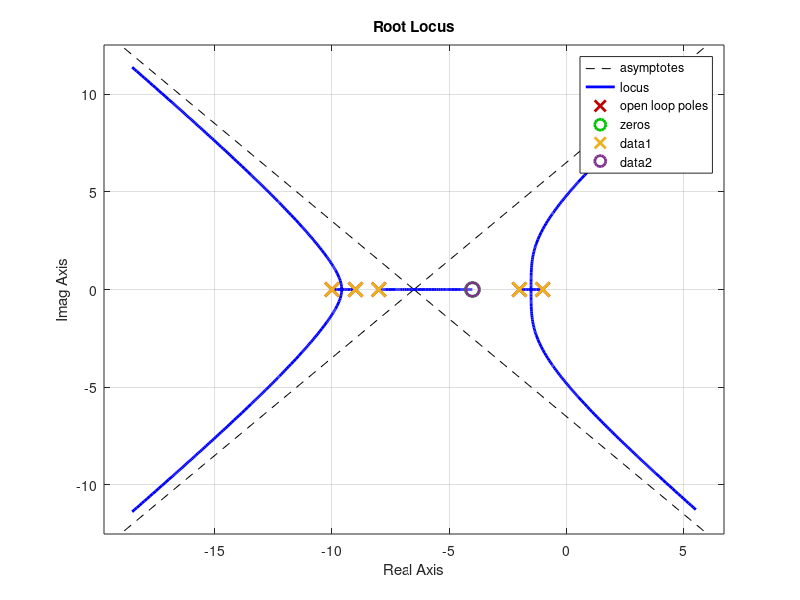

Here is the MATLAB script that generated this plot: (Note: this script raises an error after producing the figure.)
%% Root Locus for:
% L(s) = K*(s+4)/((s+1)(s+2)(s+8)(s+9)(s+10))

clear; clc; close all;

s = tf('s');

% Open-loop transfer function (K handled automatically by rlocus)
L = (s + 4) / ((s+1)*(s+2)*(s+8)*(s+9)*(s+10));

figure('Color','w');
rlocus(L);
grid on;
title('Root Locus');
xlabel('Real Axis');
ylabel('Imag Axis');
hold on;

%% Manually plot poles and zeros (fixes your error)

p = pole(L);
z = zero(L);

plot(real(p), imag(p), 'x', ...
    'MarkerSize', 10, 'LineWidth', 2);

plot(real(z), imag(z), 'o', ...
    'MarkerSize', 10, 'LineWidth', 2);

%% Plot centroid and asymptotes

centroid = -6.5;  % previously calculated
xline(centroid,'--','Centroid = -6.5');

angles = [45 135 225 315]*pi/180;
R = 50;  % length of asymptote lines

for th = angles
    x = [centroid, centroid + R*cos(th)];
    y = [0,        0        + R*sin(th)];
    plot(x,y,'--');
end

%% Plot break-away points

breakPts = [-9.585, -1.499];
plot(breakPts, [0 0], 'kp', ...
    'MarkerSize', 12, 'MarkerFaceColor','y');

hold off;
